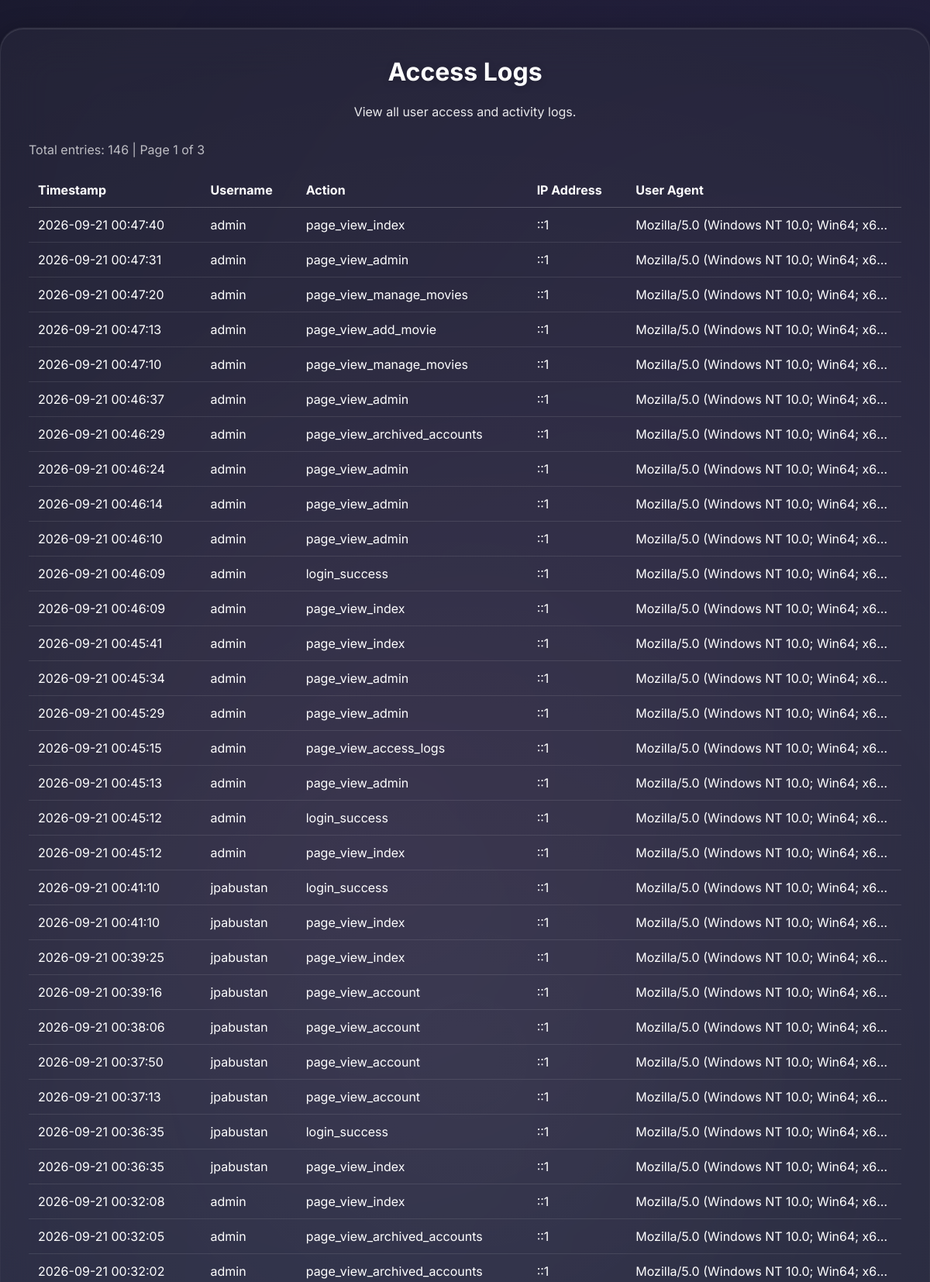
Screenshot of /access_logs.php (signed in, upper part) with the database file from the repository.
### tables this page shows
CREATE TABLE access_logs (id INTEGER PRIMARY KEY AUTOINCREMENT, user_id INTEGER, username TEXT, action TEXT, ip_address TEXT, user_agent TEXT, timestamp INTEGER DEFAULT (strftime('%s', 'now')));

### public/access_logs.php (the view, shortened to what this page needs)
<?php
require '../app/db.php';
$page = isset($_GET['page']) ? max(1, intval($_GET['page'])) : 1;
$limit = 50;
$offset = ($page - 1) * $limit;
$logs = $db->query("SELECT * FROM access_logs ORDER BY timestamp DESC LIMIT $limit OFFSET $offset")->fetchAll(PDO::FETCH_ASSOC);
$total_logs = $db->query('SELECT COUNT(*) FROM access_logs')->fetchColumn();
$total_pages = ceil($total_logs / $limit);
?>
<!doctype html>
<html>
<head>
  <link rel="stylesheet" href="style.css">
</head>
<body>
<div class="box" style="max-width: 1200px;">
  <h2>Access Logs</h2>
  <p>View all user access and activity logs.</p>
  <div style="margin-bottom: 20px; color: rgba(255,255,255,0.7);">
    Total entries: <?php echo $total_logs; ?> | Page <?php echo $page; ?> of <?php echo $total_pages; ?>
  </div>
  <?php if (empty($logs)): ?>
    <p style="text-align: center; color: rgba(255,255,255,0.7);">No access logs found.</p>
  <?php else: ?>
    <div style="overflow-x: auto;">
      <table style="width: 100%; border-collapse: collapse; color: white;">
        <thead>
          <tr style="border-bottom: 1px solid rgba(255,255,255,0.2);">
            <th style="padding: 12px; text-align: left;">Timestamp</th>
            <th style="padding: 12px; text-align: left;">Username</th>
            <th style="padding: 12px; text-align: left;">Action</th>
            <th style="padding: 12px; text-align: left;">IP Address</th>
            <th style="padding: 12px; text-align: left;">User Agent</th>
          </tr>
        </thead>
        <tbody>
          <?php foreach($logs as $log): ?>
            <tr style="border-bottom: 1px solid rgba(255,255,255,0.1);">
              <td style="padding: 12px;">
                <?php
                $timestamp = $log['timestamp'];
                if (is_numeric($timestamp)) {
                    echo date('Y-m-d H:i:s', $timestamp);
                } else {
                    echo htmlspecialchars($timestamp);
                }
                ?>
              </td>
              <td style="padding: 12px;"><?php echo htmlspecialchars($log['username']); ?></td>
              <td style="padding: 12px;"><?php echo htmlspecialchars($log['action']); ?></td>
              <td style="padding: 12px;"><?php echo htmlspecialchars($log['ip_address']); ?></td>
              <td style="padding: 12px; max-width: 300px; overflow: hidden; text-overflow: ellipsis; white-space: nowrap;" title="<?php echo htmlspecialchars($log['user_agent']); ?>">
                <?php echo htmlspecialchars(substr($log['user_agent'], 0, 50)); ?>...
              </td>
            </tr>
          <?php endforeach; ?>
        </tbody>
      </table>
    </div>
  <?php endif; ?>
</div>
</body>
</html>

### public/style.css (style rules this page uses)
* { margin: 0; padding: 0; box-sizing: border-box; }
body { font-family: 'Inter', -apple-system, BlinkMacSystemFont, 'Segoe UI', sans-serif; background: linear-gradient(135deg, #1a1a2e 0%, #16213e 50%, #0f3460 100%); background-size: 400% 400%; animation: gradientShift 15s ease infinite; min-height: 100vh; color: #ffffff; overflow-x: hidden; }
body::before { content: ''; position: fixed; top: 0; left: 0; width: 100%; height: 100%; background: radial-gradient(circle at 20% 80%, rgba(102, 126, 234, 0.15) 0%, transparent 50%), radial-gradient(circle at 80% 20%, rgba(118, 75, 162, 0.15) 0%, transparent 50%), radial-gradient(circle at 40% 40%, rgba(240, 147, 251, 0.1) 0%, transparent 40%); pointer-events: none; z-index: 0; }
.box { background: rgba(30, 30, 50, 0.5); backdrop-filter: blur(30px); -webkit-backdrop-filter: blur(30px); border: 1px solid rgba(255, 255, 255, 0.1); border-radius: 30px; padding: 40px; max-width: 500px; margin: 40px auto; box-shadow: 0 8px 32px rgba(0, 0, 0, 0.4), inset 0 1px 0 rgba(255, 255, 255, 0.1), 0 0 0 1px rgba(255, 255, 255, 0.05); position: relative; overflow: hidden; z-index: 1; }
.box::before { content: ''; position: absolute; top: -50%; left: -50%; width: 200%; height: 200%; background: radial-gradient(circle, rgba(255, 255, 255, 0.1) 0%, transparent 70%); animation: waterDrop 8s ease-in-out infinite; pointer-events: none; z-index: 0; }
.box h2 { color: white; font-weight: 700; font-size: 2rem; margin-bottom: 20px; text-shadow: 0 2px 10px rgba(0, 0, 0, 0.2); text-align: center; position: relative; z-index: 1; }
.box p { color: rgba(255, 255, 255, 0.9); margin-bottom: 25px; line-height: 1.6; text-align: center; position: relative; z-index: 1; }
.box { max-width: min(500px, calc(100vw - 2rem)); padding: clamp(1.5rem, 3vw, 2.5rem); margin: clamp(1.25rem, 3vw, 2.5rem) auto; }

### rows the page displays
access_logs: timestamp "2026-09-21 00:47:40", username "admin", action "page_view_index", ip_address "::1", user_agent "Mozilla/5.0 (Windows NT 10.0; Win64; x6…"
access_logs: timestamp "2026-09-21 00:47:31", username "admin", action "page_view_admin", ip_address "::1", user_agent "Mozilla/5.0 (Windows NT 10.0; Win64; x6…"
access_logs: timestamp "2026-09-21 00:47:20", username "admin", action "page_view_manage_movies", ip_address "::1", user_agent "Mozilla/5.0 (Windows NT 10.0; Win64; x6…"
access_logs: timestamp "2026-09-21 00:47:13", username "admin", action "page_view_add_movie", ip_address "::1", user_agent "Mozilla/5.0 (Windows NT 10.0; Win64; x6…"
access_logs: timestamp "2026-09-21 00:47:10", username "admin", action "page_view_manage_movies", ip_address "::1", user_agent "Mozilla/5.0 (Windows NT 10.0; Win64; x6…"
access_logs: timestamp "2026-09-21 00:46:37", username "admin", action "page_view_admin", ip_address "::1", user_agent "Mozilla/5.0 (Windows NT 10.0; Win64; x6…"
access_logs: timestamp "2026-09-21 00:46:29", username "admin", action "page_view_archived_accounts", ip_address "::1", user_agent "Mozilla/5.0 (Windows NT 10.0; Win64; x6…"
access_logs: timestamp "2026-09-21 00:46:24", username "admin", action "page_view_admin", ip_address "::1", user_agent "Mozilla/5.0 (Windows NT 10.0; Win64; x6…"
access_logs: timestamp "2026-09-21 00:46:14", username "admin", action "page_view_admin", ip_address "::1", user_agent "Mozilla/5.0 (Windows NT 10.0; Win64; x6…"
access_logs: timestamp "2026-09-21 00:46:10", username "admin", action "page_view_admin", ip_address "::1", user_agent "Mozilla/5.0 (Windows NT 10.0; Win64; x6…"
access_logs: timestamp "2026-09-21 00:46:09", username "admin", action "login_success", ip_address "::1", user_agent "Mozilla/5.0 (Windows NT 10.0; Win64; x6…"
access_logs: timestamp "2026-09-21 00:46:09", username "admin", action "page_view_index", ip_address "::1", user_agent "Mozilla/5.0 (Windows NT 10.0; Win64; x6…"
access_logs: timestamp "2026-09-21 00:45:41", username "admin", action "page_view_index", ip_address "::1", user_agent "Mozilla/5.0 (Windows NT 10.0; Win64; x6…"
access_logs: timestamp "2026-09-21 00:45:34", username "admin", action "page_view_admin", ip_address "::1", user_agent "Mozilla/5.0 (Windows NT 10.0; Win64; x6…"
access_logs: timestamp "2026-09-21 00:45:29", username "admin", action "page_view_admin", ip_address "::1", user_agent "Mozilla/5.0 (Windows NT 10.0; Win64; x6…"
access_logs: timestamp "2026-09-21 00:45:15", username "admin", action "page_view_access_logs", ip_address "::1", user_agent "Mozilla/5.0 (Windows NT 10.0; Win64; x6…"
access_logs: timestamp "2026-09-21 00:45:13", username "admin", action "page_view_admin", ip_address "::1", user_agent "Mozilla/5.0 (Windows NT 10.0; Win64; x6…"
access_logs: timestamp "2026-09-21 00:45:12", username "admin", action "login_success", ip_address "::1", user_agent "Mozilla/5.0 (Windows NT 10.0; Win64; x6…"
access_logs: timestamp "2026-09-21 00:45:12", username "admin", action "page_view_index", ip_address "::1", user_agent "Mozilla/5.0 (Windows NT 10.0; Win64; x6…"
access_logs: timestamp "2026-09-21 00:41:10", username "jpabustan", action "login_success", ip_address "::1", user_agent "Mozilla/5.0 (Windows NT 10.0; Win64; x6…"
access_logs: timestamp "2026-09-21 00:41:10", username "jpabustan", action "page_view_index", ip_address "::1", user_agent "Mozilla/5.0 (Windows NT 10.0; Win64; x6…"
access_logs: timestamp "2026-09-21 00:39:25", username "jpabustan", action "page_view_index", ip_address "::1", user_agent "Mozilla/5.0 (Windows NT 10.0; Win64; x6…"
access_logs: timestamp "2026-09-21 00:39:16", username "jpabustan", action "page_view_account", ip_address "::1", user_agent "Mozilla/5.0 (Windows NT 10.0; Win64; x6…"
access_logs: timestamp "2026-09-21 00:38:06", username "jpabustan", action "page_view_account", ip_address "::1", user_agent "Mozilla/5.0 (Windows NT 10.0; Win64; x6…"
access_logs: timestamp "2026-09-21 00:37:50", username "jpabustan", action "page_view_account", ip_address "::1", user_agent "Mozilla/5.0 (Windows NT 10.0; Win64; x6…"
access_logs: timestamp "2026-09-21 00:37:13", username "jpabustan", action "page_view_account", ip_address "::1", user_agent "Mozilla/5.0 (Windows NT 10.0; Win64; x6…"
access_logs: timestamp "2026-09-21 00:36:35", username "jpabustan", action "login_success", ip_address "::1", user_agent "Mozilla/5.0 (Windows NT 10.0; Win64; x6…"
access_logs: timestamp "2026-09-21 00:36:35", username "jpabustan", action "page_view_index", ip_address "::1", user_agent "Mozilla/5.0 (Windows NT 10.0; Win64; x6…"
access_logs: timestamp "2026-09-21 00:32:08", username "admin", action "page_view_index", ip_address "::1", user_agent "Mozilla/5.0 (Windows NT 10.0; Win64; x6…"
access_logs: timestamp "2026-09-21 00:32:05", username "admin", action "page_view_archived_accounts", ip_address "::1", user_agent "Mozilla/5.0 (Windows NT 10.0; Win64; x6…"
access_logs: timestamp "2026-09-21 00:32:02", username "admin", action "page_view_archived_accounts", ip_address "::1", user_agent "Mozilla/5.0 (Windows NT 10.0; Win64; x6…"

### other values shown
$total_logs "146"
$page "1"
$total_pages "3"
